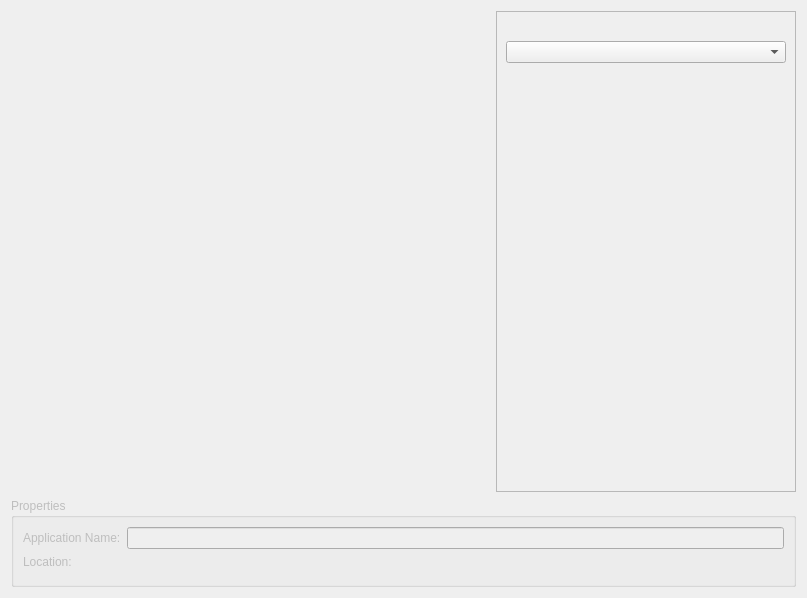
<?xml version="1.0" encoding="UTF-8"?>
<ui version="4.0">
 <class>ProjectSelectionPage</class>
 <widget class="QWidget" name="ProjectSelectionPage">
  <property name="geometry">
   <rect>
    <x>0</x>
    <y>0</y>
    <width>807</width>
    <height>598</height>
   </rect>
  </property>
  <layout class="QGridLayout" name="gridLayout">
   <item row="2" column="0" colspan="2">
    <widget class="QGroupBox" name="propertiesBox">
     <property name="enabled">
      <bool>false</bool>
     </property>
     <property name="sizePolicy">
      <sizepolicy hsizetype="Preferred" vsizetype="Maximum">
       <horstretch>0</horstretch>
       <verstretch>0</verstretch>
      </sizepolicy>
     </property>
     <property name="title">
      <string>Properties</string>
     </property>
     <layout class="QFormLayout" name="formLayout">
      <item row="0" column="0">
       <widget class="QLabel" name="appNameLabel">
        <property name="text">
         <string>Application Name:</string>
        </property>
       </widget>
      </item>
      <item row="0" column="1">
       <widget class="QLineEdit" name="appNameEdit"/>
      </item>
      <item row="1" column="0">
       <widget class="QLabel" name="locationLabel">
        <property name="text">
         <string>Location:</string>
        </property>
       </widget>
      </item>
      <item row="1" column="1">
       <widget class="KUrlRequester" name="locationUrl"/>
      </item>
      <item row="2" column="0" colspan="2">
       <widget class="KMessageWidget" name="locationValidWidget"/>
      </item>
     </layout>
    </widget>
   </item>
   <item row="0" column="1" rowspan="2">
    <widget class="QFrame" name="descriptionFrame">
     <property name="sizePolicy">
      <sizepolicy hsizetype="Fixed" vsizetype="Preferred">
       <horstretch>0</horstretch>
       <verstretch>0</verstretch>
      </sizepolicy>
     </property>
     <property name="minimumSize">
      <size>
       <width>300</width>
       <height>400</height>
      </size>
     </property>
     <property name="maximumSize">
      <size>
       <width>300</width>
       <height>16777215</height>
      </size>
     </property>
     <property name="autoFillBackground">
      <bool>false</bool>
     </property>
     <property name="frameShape">
      <enum>QFrame::StyledPanel</enum>
     </property>
     <property name="frameShadow">
      <enum>QFrame::Sunken</enum>
     </property>
     <layout class="QVBoxLayout" name="verticalLayout_2">
      <property name="spacing">
       <number>0</number>
      </property>
      <property name="leftMargin">
       <number>0</number>
      </property>
      <property name="topMargin">
       <number>0</number>
      </property>
      <property name="rightMargin">
       <number>0</number>
      </property>
      <property name="bottomMargin">
       <number>0</number>
      </property>
      <item>
       <widget class="QWidget" name="descriptionContent" native="true">
        <property name="autoFillBackground">
         <bool>true</bool>
        </property>
        <layout class="QVBoxLayout" name="verticalLayout">
         <item>
          <widget class="QLabel" name="header">
           <property name="text">
            <string notr="true"/>
           </property>
           <property name="alignment">
            <set>Qt::AlignHCenter|Qt::AlignTop</set>
           </property>
           <property name="wordWrap">
            <bool>true</bool>
           </property>
          </widget>
         </item>
         <item>
          <widget class="QComboBox" name="templateType"/>
         </item>
         <item>
          <widget class="QLabel" name="icon">
           <property name="text">
            <string/>
           </property>
           <property name="alignment">
            <set>Qt::AlignHCenter|Qt::AlignTop</set>
           </property>
          </widget>
         </item>
         <item>
          <widget class="QLabel" name="description">
           <property name="sizePolicy">
            <sizepolicy hsizetype="Preferred" vsizetype="MinimumExpanding">
             <horstretch>0</horstretch>
             <verstretch>0</verstretch>
            </sizepolicy>
           </property>
           <property name="alignment">
            <set>Qt::AlignLeading|Qt::AlignLeft|Qt::AlignTop</set>
           </property>
           <property name="wordWrap">
            <bool>true</bool>
           </property>
          </widget>
         </item>
        </layout>
       </widget>
      </item>
     </layout>
    </widget>
   </item>
  </layout>
 </widget>
 <customwidgets>
  <customwidget>
   <class>KUrlRequester</class>
   <extends>QFrame</extends>
   <header>kurlrequester.h</header>
   <container>1</container>
  </customwidget>
  <customwidget>
   <class>KMessageWidget</class>
   <extends>QFrame</extends>
   <header location="global">kmessagewidget.h</header>
   <container>1</container>
  </customwidget>
 </customwidgets>
 <tabstops>
  <tabstop>appNameEdit</tabstop>
 </tabstops>
 <resources/>
 <connections/>
</ui>
